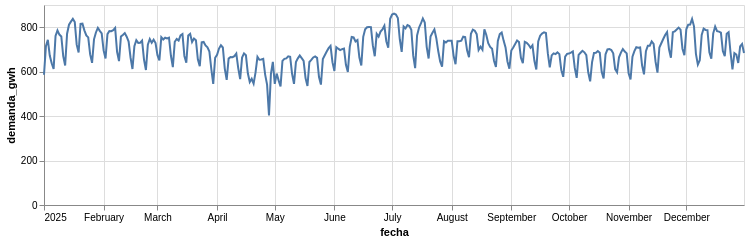

Notebook code cell kept with this figure:
### Code cell
alt.Chart(demanda).mark_line().encode(x="fecha:T", y="demanda_gwh:Q").properties(
    width=700, height=200
)

### Figure 1 — Vega-Lite specification as saved in the notebook (floating-point values rounded to 4 significant figures; data arrays with more than 128 entries replaced by an {"elided": "..."} marker saying what was removed)
{"config": {"view": {"continuousWidth": 300, "continuousHeight": 300}}, "data": {"name": "data-cfe58075119b4a928f11cd52003f7ad3"}, "mark": {"type": "line"}, "encoding": {"x": {"field": "fecha", "type": "temporal"}, "y": {"field": "demanda_gwh", "type": "quantitative"}}, "height": 200, "width": 700, "$schema": "https://vega.github.io/schema/vega-lite/v5.20.1.json", "datasets": {"data-cfe58075119b4a928f11cd52003f7ad3": {"elided": "365 records"}}}
